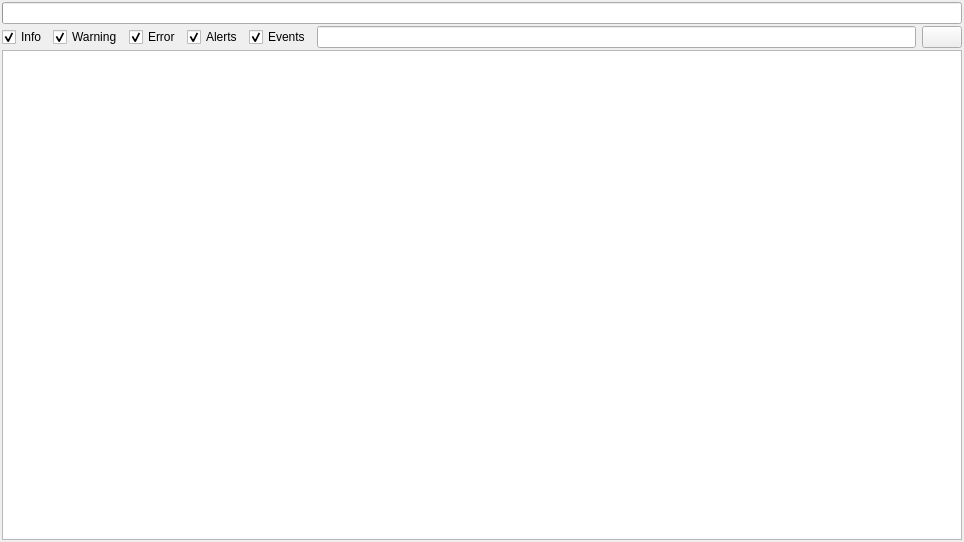
<?xml version="1.0" encoding="UTF-8"?>
<ui version="4.0">
 <class>MongoEventWidget</class>
 <widget class="QWidget" name="MongoEventWidget">
  <property name="geometry">
   <rect>
    <x>0</x>
    <y>0</y>
    <width>964</width>
    <height>542</height>
   </rect>
  </property>
  <property name="windowTitle">
   <string>EventViewWidget</string>
  </property>
  <layout class="QVBoxLayout" name="verticalLayout">
   <property name="spacing">
    <number>2</number>
   </property>
   <property name="leftMargin">
    <number>2</number>
   </property>
   <property name="topMargin">
    <number>2</number>
   </property>
   <property name="rightMargin">
    <number>2</number>
   </property>
   <property name="bottomMargin">
    <number>2</number>
   </property>
   <item>
    <widget class="QProgressBar" name="loadingProgressBar">
     <property name="value">
      <number>0</number>
     </property>
     <property name="textVisible">
      <bool>false</bool>
     </property>
    </widget>
   </item>
   <item>
    <layout class="QHBoxLayout" name="horizontalLayout">
     <item>
      <widget class="QCheckBox" name="infoCheckBox">
       <property name="text">
        <string>Info</string>
       </property>
       <property name="checked">
        <bool>true</bool>
       </property>
      </widget>
     </item>
     <item>
      <widget class="QCheckBox" name="warningCheckBox">
       <property name="text">
        <string>Warning</string>
       </property>
       <property name="checked">
        <bool>true</bool>
       </property>
      </widget>
     </item>
     <item>
      <widget class="QCheckBox" name="errorCheckBox">
       <property name="text">
        <string>Error</string>
       </property>
       <property name="checked">
        <bool>true</bool>
       </property>
      </widget>
     </item>
     <item>
      <widget class="QCheckBox" name="alertsCheckBox">
       <property name="text">
        <string>Alerts</string>
       </property>
       <property name="checked">
        <bool>true</bool>
       </property>
      </widget>
     </item>
     <item>
      <widget class="QCheckBox" name="eventsCheckBox">
       <property name="text">
        <string>Events</string>
       </property>
       <property name="checked">
        <bool>true</bool>
       </property>
      </widget>
     </item>
     <item>
      <widget class="QLineEdit" name="filterLineEdit"/>
     </item>
     <item>
      <widget class="QPushButton" name="applyPushButton">
       <property name="toolTip">
        <string>Apply filter</string>
       </property>
       <property name="text">
        <string/>
       </property>
       <property name="icon">
        <iconset resource="plugin.qrc">
         <normaloff>:/plugin/images/Resources/apply.png</normaloff>:/plugin/images/Resources/apply.png</iconset>
       </property>
       <property name="flat">
        <bool>false</bool>
       </property>
      </widget>
     </item>
    </layout>
   </item>
   <item>
    <widget class="QTreeView" name="treeView">
     <property name="alternatingRowColors">
      <bool>true</bool>
     </property>
     <property name="rootIsDecorated">
      <bool>false</bool>
     </property>
     <property name="itemsExpandable">
      <bool>false</bool>
     </property>
     <property name="sortingEnabled">
      <bool>true</bool>
     </property>
    </widget>
   </item>
  </layout>
 </widget>
 <layoutdefault spacing="6" margin="11"/>
 <resources>
  <include location="plugin.qrc"/>
 </resources>
 <connections/>
</ui>
